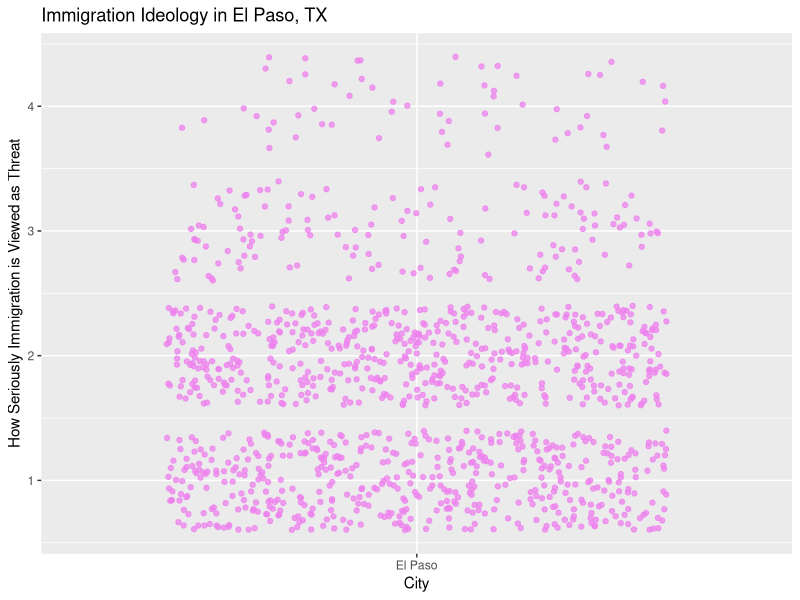
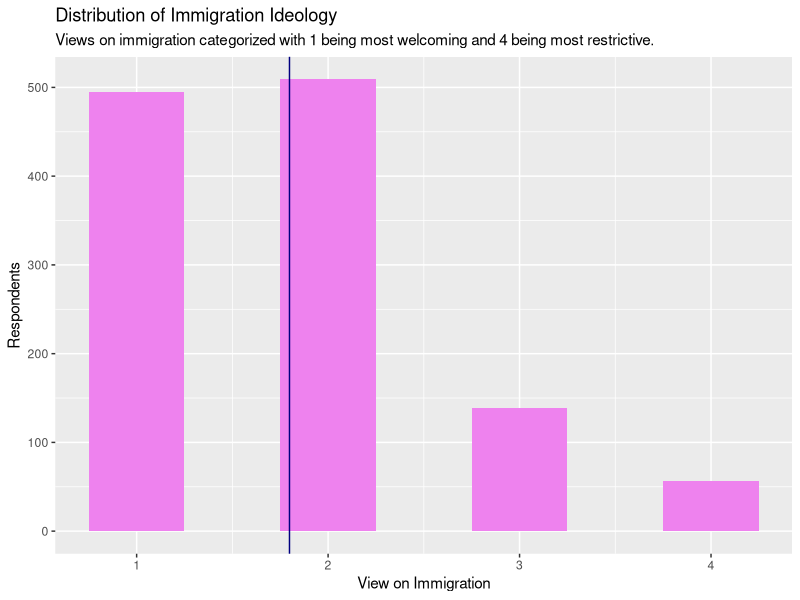

Here is the R script that generated these plots, in order:
## ---- chunk 1
knitr::opts_chunk$set(echo = FALSE)
library("haven")
## ---- chunk 2
library(haven)
UT_data <- read_sav("utex0055e_output.sav")
UT_data |>
  head()
## ---- chunk 3
library(tidyverse)
UT_data <- UT_data |>
  mutate(border_zip = if_else(zipcode == 79901 | 79902 | 79903 | 79904 | 79905 | 79906 | 79907 | 79908 | 79910 | 79911 | 79912 | 79913 | 79914 | 79915 | 79916 | 79917 | 79918 | 79920 | 79922 | 79923 | 79924 | 79925 | 79926 | 79927 | 79929 | 79930 | 79931 | 79932 | 79934 | 79935 | 79936 | 79937 | 79938 | 79940 | 79941 | 79942 | 79943 | 79944 | 79945| 79946 | 79947 | 79948 | 79949 | 79950 | 79951 | 79952 | 79953 | 79954 | 79955 | 79958 | 79960 | 79961 | 79966 | 79968 | 79973 | 79974 | 79975 | 79976 | 79977 | 79978 | 79980 | 79982 | 79983 | 79984 | 79985 | 79986 | 79987 | 79988 | 79989 | 79990 | 79991 | 79992 | 79993 | 79994 | 79995 | 79996 | 79997 | 79998 | 79999, "El Paso", "Other"))

## ---- chunk 4
El_Paso_Scatter <- ggplot(data = UT_data, mapping = aes(x = border_zip, y = Q20A)) +
                        geom_jitter(alpha = 0.75, color = "violet")+
  labs( x = "City",
        y = "How Seriously Immigration is Viewed as Threat",
        title = "Immigration Ideology in El Paso, TX")
El_Paso_Scatter
## ---- chunk 5
Border_Views <- UT_data |>
   mutate(border_zipcode = if_else(zipcode == 79901 | 79902 | 79903 | 79904 | 79905 | 79906 | 79907 | 79908 | 79910 | 79911 | 79912 | 79913 | 79914 | 79915 | 79916 | 79917 | 79918 | 79920 | 79922 | 79923 | 79924 | 79925 | 79926 | 79927 | 79929 | 79930 | 79931 | 79932 | 79934 | 79935 | 79936 | 79937 | 79938 | 79940 | 79941 | 79942 | 79943 | 79944 | 79945| 79946 | 79947 | 79948 | 79949 | 79950 | 79951 | 79952 | 79953 | 79954 | 79955 | 79958 | 79960 | 79961 | 79966 | 79968 | 79973 | 79974 | 79975 | 79976 | 79977 | 79978 | 79980 | 79982 | 79983 | 79984 | 79985 | 79986 | 79987 | 79988 | 79989 | 79990 | 79991 | 79992 | 79993 | 79994 | 79995 | 79996 | 79997 | 79998 | 79999, "El Paso", "Other")) |>
  group_by(border_zipcode) |>
  summarize(ideology_mean = mean(Q20A)) 
  
## ---- chunk 6
zip_hist <- ggplot(data = UT_data, mapping = aes(x = Q20A)) +
                        geom_histogram(binwidth = 0.5,
                                       fill = "violet") + 
  geom_vline(mapping = aes(xintercept = 1.79833), color = "navy", width = .25) +
  labs(title = "Distribution of Immigration Ideology",
       x = "View on Immigration", 
       y = "Respondents", 
       subtitle = "Views on immigration categorized with 1 being most welcoming and 4 being most restrictive.")
zip_hist
